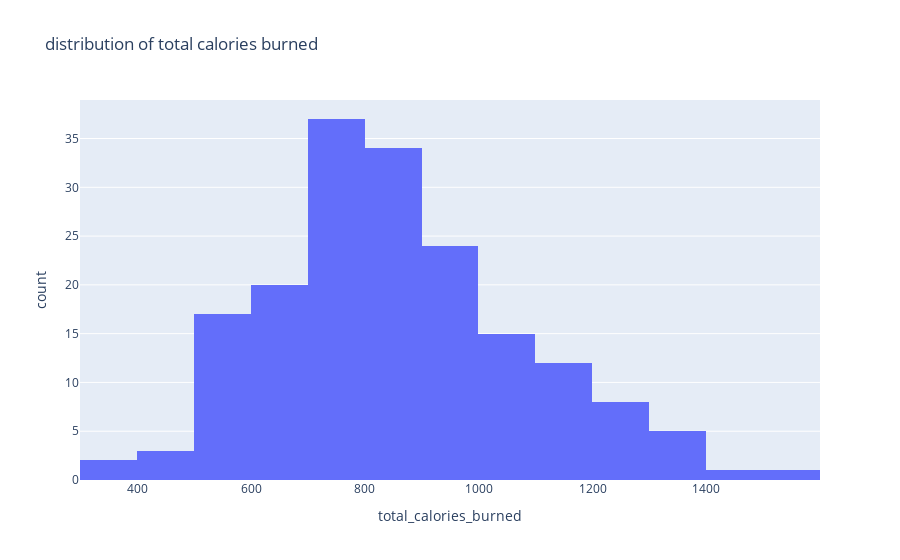

Notebook cell for this chart:
### Code cell
#histogram of the total calories burns

fig = px.histogram(fitness_data, x = 'total_calories_burned' , title = 'distribution of total calories burned')
fig.show()

### Figure 1 — Plotly figure (JSON) as saved in the notebook; plotly's stock layout.template omitted (floating-point values rounded to 4 significant figures; data arrays with more than 128 entries replaced by an {"elided": "..."} marker saying what was removed)
{"data": [{"bingroup": "x", "hovertemplate": "total_calories_burned=%{x}<br>count=%{y}<extra></extra>", "legendgroup": "", "marker": {"color": "#636efa", "pattern": {"shape": ""}}, "name": "", "orientation": "v", "showlegend": false, "type": "histogram", "x": {"elided": "185 float values"}, "xaxis": "x", "yaxis": "y"}], "layout": {"barmode": "relative", "legend": {"tracegroupgap": 0}, "title": {"text": "distribution of total calories burned"}, "xaxis": {"anchor": "y", "domain": [0, 1], "title": {"text": "total_calories_burned"}}, "yaxis": {"anchor": "x", "domain": [0, 1], "title": {"text": "count"}}}}
